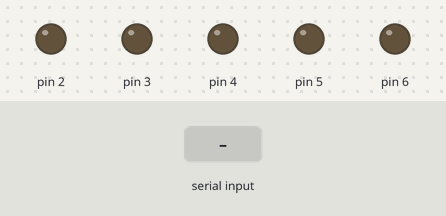
Bench run of a sketch on a simulated Arduino Uno, built with avr-gcc and run on an emulated ATmega328P. Shown: output pins drawn as LEDs (lit = HIGH). The test bench sets the inputs (shaded band).

Above: at 1.2 s.
1.3 s: "1" received over Serial
At 1.6 s:
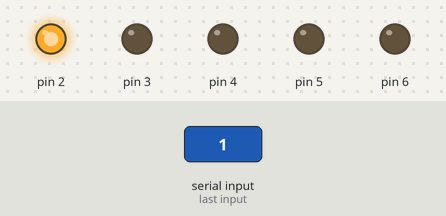
2.8 s: "2" received over Serial
At 3.9 s:
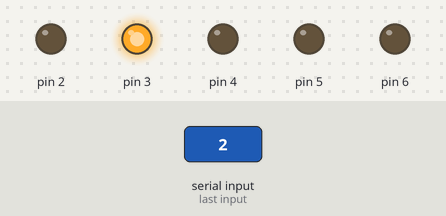
4.3 s: "3" received over Serial
At 5.1 s:
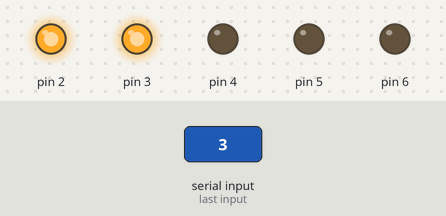
5.8 s: "4" received over Serial
At 6.2 s:
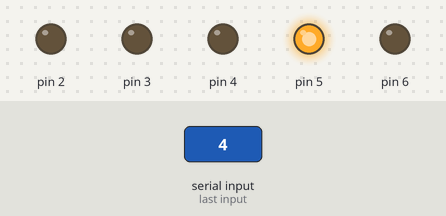
7.3 s: "5" received over Serial
At 8.5 s:
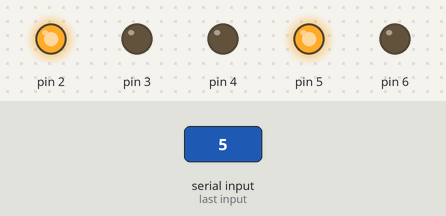
8.8 s: "6" received over Serial
At 9.7 s:
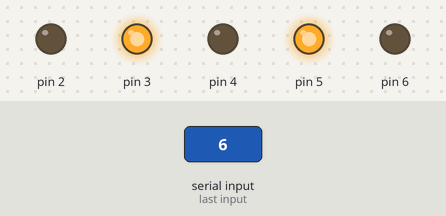
Timing chart, 0 to 11.3 s (numbered marks = the images above; inputs shaded):
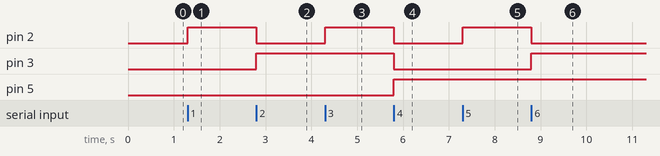

The sketch:

shumaban.ino
```cpp
void setup()
{
  pinMode(2, OUTPUT);
  pinMode(3, OUTPUT);
  pinMode(4, OUTPUT);
  pinMode(5, OUTPUT);
  pinMode(6, OUTPUT);


  Serial.begin(9600);
}

int income = 0;

void loop()
{
  if(Serial.available()>0){
    income = Serial.read();
    switch(income){
      case '0':
        zero();
      break;
      case '1':
        one();
      break;
      case '2':
       two();
      break;
      case '3':
        three();
      break;
      case '4':
        four();
      break;
      case '5':
        five();
      break;
      case '6':
        six();
      break;
      case '7':
        seven();
      break;
      case '8':
        eight();
      break;
      case '9':
        nine();
      break;
      default:
      break;

    }
  }
}
void zero(){
  digitalWrite(2,LOW);
  digitalWrite(3,LOW);
  digitalWrite(5,LOW);
  digitalWrite(6,LOW);
  digitalWrite(4,LOW);

}
void one(){
  digitalWrite(2,HIGH);
  digitalWrite(3,LOW);
  digitalWrite(5,LOW);
  digitalWrite(6,LOW);
  digitalWrite(4,LOW);

}
void two(){
  digitalWrite(2,LOW);
  digitalWrite(3,HIGH);
  digitalWrite(5,LOW);
  digitalWrite(6,LOW);
  digitalWrite(4,LOW);

}
void three(){
  digitalWrite(2,HIGH);
  digitalWrite(3,HIGH);
  digitalWrite(5,LOW);
  digitalWrite(6,LOW);
  digitalWrite(4,LOW);

}
void four(){
  digitalWrite(2,LOW);
  digitalWrite(3,LOW);
  digitalWrite(5,HIGH);
  digitalWrite(6,LOW);
  digitalWrite(4,LOW);

}
void five(){
  digitalWrite(2,HIGH);
  digitalWrite(3,LOW);
  digitalWrite(5,HIGH);
  digitalWrite(6,LOW);
  digitalWrite(4,LOW);

}
void six(){
  digitalWrite(2,LOW);
  digitalWrite(3,HIGH);
  digitalWrite(5,HIGH);
  digitalWrite(6,LOW);
  digitalWrite(4,LOW);

}
void seven(){
  digitalWrite(2,HIGH);
  digitalWrite(3,HIGH);
  digitalWrite(5,HIGH);
  digitalWrite(6,LOW);
  digitalWrite(4,LOW);

}
void eight(){
  digitalWrite(2,LOW);
  digitalWrite(3,LOW);
  digitalWrite(5,LOW);
  digitalWrite(6,HIGH);
  digitalWrite(4,LOW);

}
void nine(){
  digitalWrite(2,HIGH);
  digitalWrite(3,LOW);
  digitalWrite(5,LOW);
  digitalWrite(6,HIGH);
  digitalWrite(4,LOW);

}
```

Measured:
- after the input at 1.3 s, pin 2: LOW → HIGH at once
- after the input at 2.8 s, pin 2: HIGH → LOW at once; pin 3: LOW → HIGH at once
- after the input at 4.3 s, pin 2: LOW → HIGH at once
- after the input at 5.8 s, pin 2, pin 3: HIGH → LOW at once; pin 5: LOW → HIGH at once
- after the input at 7.3 s, pin 2: LOW → HIGH at once
- after the input at 8.8 s, pin 2: HIGH → LOW at once; pin 3: LOW → HIGH at once
